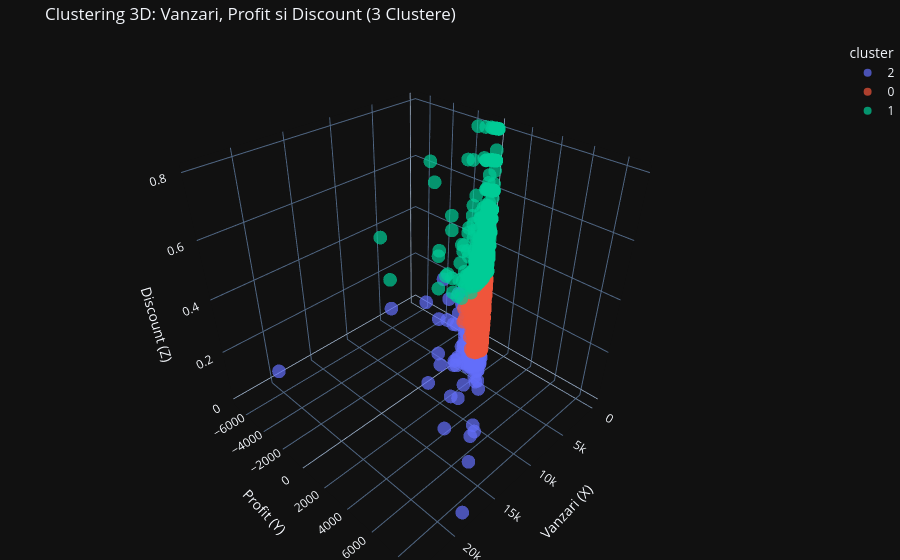

The cell this chart's notebook holds for it:
### Code cell
# 1. Agregarea datelor (trebuie sa includem 'profit' aici)
customer_monthly_data = df.groupby(['customer_id', 'order_month']).agg({
    'discount': 'mean',     # Folosim media pentru discount per comanda
    'quantity': 'sum',
    'sales': 'sum',
    'profit': 'sum',        # Am adaugat profitul
    'sub-category': 'first',
    'segment': 'first',
}).reset_index()

# 2. Pregatirea datelor pentru Clustering
# Am schimbat lista conform cerintei tale: sales, profit, discount
features_list = ['sales', 'profit', 'discount']
X = customer_monthly_data[features_list]

# Scalarea este esentiala pentru K-Means
scaler = StandardScaler()
scaled_features = scaler.fit_transform(X)

# 3. Aplicarea K-Means (5 clustere)
n_clusters = 3
kmeans = KMeans(n_clusters=n_clusters, random_state=42, n_init=10)
customer_monthly_data['cluster'] = kmeans.fit_predict(scaled_features).astype(str)

# 4. Vizualizare 3D folosind noile dimensiuni
fig = px.scatter_3d(
    customer_monthly_data,
    x='sales',
    y='profit',      # Axa Y este acum Profit
    z='discount',    # Axa Z este acum Discount
    color='cluster',
    opacity=0.7,
    title=f'Clustering 3D: Vanzari, Profit si Discount ({n_clusters} Clustere)',
    labels={
        'sales': 'Vanzari ($)',
        'profit': 'Profit ($)',
        'discount': 'Discount (%)'
    },
    hover_data=['customer_id', 'sub-category', 'quantity']
)

fig.update_layout(
    scene=dict(
        xaxis_title='Vanzari (X)',
        yaxis_title='Profit (Y)',
        zaxis_title='Discount (Z)'
    ),
    margin=dict(l=0, r=0, b=0, t=40)
)

fig.show()

# 5. Afisarea mediilor pentru interpretarea clusterelor
print(f"Interpretarea clusterelor (Media indicatorilor):")
analysis = customer_monthly_data.groupby('cluster')[features_list].mean().sort_values(by='profit', ascending=False)
print(analysis)

### Figure 1 — Plotly figure (JSON) as saved in the notebook; plotly's stock layout.template omitted (floating-point values rounded to 4 significant figures; data arrays with more than 128 entries replaced by an {"elided": "..."} marker saying what was removed)
{"data": [{"customdata": {"elided": "148x3 mixed values"}, "hovertemplate": "cluster=2<br>Vanzari ($)=%{x}<br>Profit ($)=%{y}<br>Discount (%)=%{z}<br>customer_id=%{customdata[0]}<br>sub-category=%{customdata[1]}<br>quantity=%{customdata[2]}<extra></extra>", "legendgroup": "2", "marker": {"color": "#636efa", "opacity": 0.7, "symbol": "circle"}, "mode": "markers", "name": "2", "scene": "scene", "showlegend": true, "x": {"elided": "148 float values"}, "y": {"elided": "148 float values"}, "z": {"elided": "148 float values"}, "type": "scatter3d"}, {"customdata": {"elided": "2924x3 mixed values"}, "hovertemplate": "cluster=0<br>Vanzari ($)=%{x}<br>Profit ($)=%{y}<br>Discount (%)=%{z}<br>customer_id=%{customdata[0]}<br>sub-category=%{customdata[1]}<br>quantity=%{customdata[2]}<extra></extra>", "legendgroup": "0", "marker": {"color": "#EF553B", "opacity": 0.7, "symbol": "circle"}, "mode": "markers", "name": "0", "scene": "scene", "showlegend": true, "x": {"elided": "2924 float values"}, "y": {"elided": "2924 float values"}, "z": {"elided": "2924 float values"}, "type": "scatter3d"}, {"customdata": {"elided": "676x3 mixed values"}, "hovertemplate": "cluster=1<br>Vanzari ($)=%{x}<br>Profit ($)=%{y}<br>Discount (%)=%{z}<br>customer_id=%{customdata[0]}<br>sub-category=%{customdata[1]}<br>quantity=%{customdata[2]}<extra></extra>", "legendgroup": "1", "marker": {"color": "#00cc96", "opacity": 0.7, "symbol": "circle"}, "mode": "markers", "name": "1", "scene": "scene", "showlegend": true, "x": {"elided": "676 float values"}, "y": {"elided": "676 float values"}, "z": {"elided": "676 float values"}, "type": "scatter3d"}], "layout": {"scene": {"domain": {"x": [0.0, 1.0], "y": [0.0, 1.0]}, "xaxis": {"title": {"text": "Vanzari (X)"}}, "yaxis": {"title": {"text": "Profit (Y)"}}, "zaxis": {"title": {"text": "Discount (Z)"}}}, "legend": {"title": {"text": "cluster"}, "tracegroupgap": 0}, "title": {"text": "Clustering 3D: Vanzari, Profit si Discount (3 Clustere)"}, "margin": {"l": 0, "r": 0, "b": 0, "t": 40}}}
